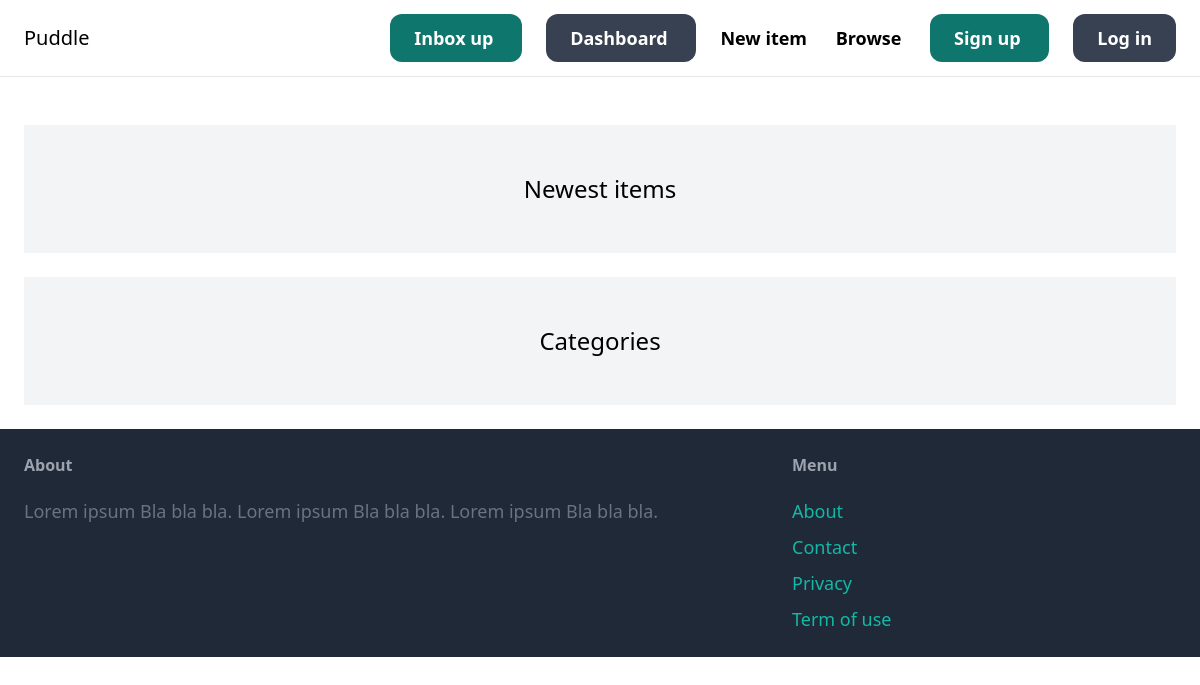
The app's page /, older data.
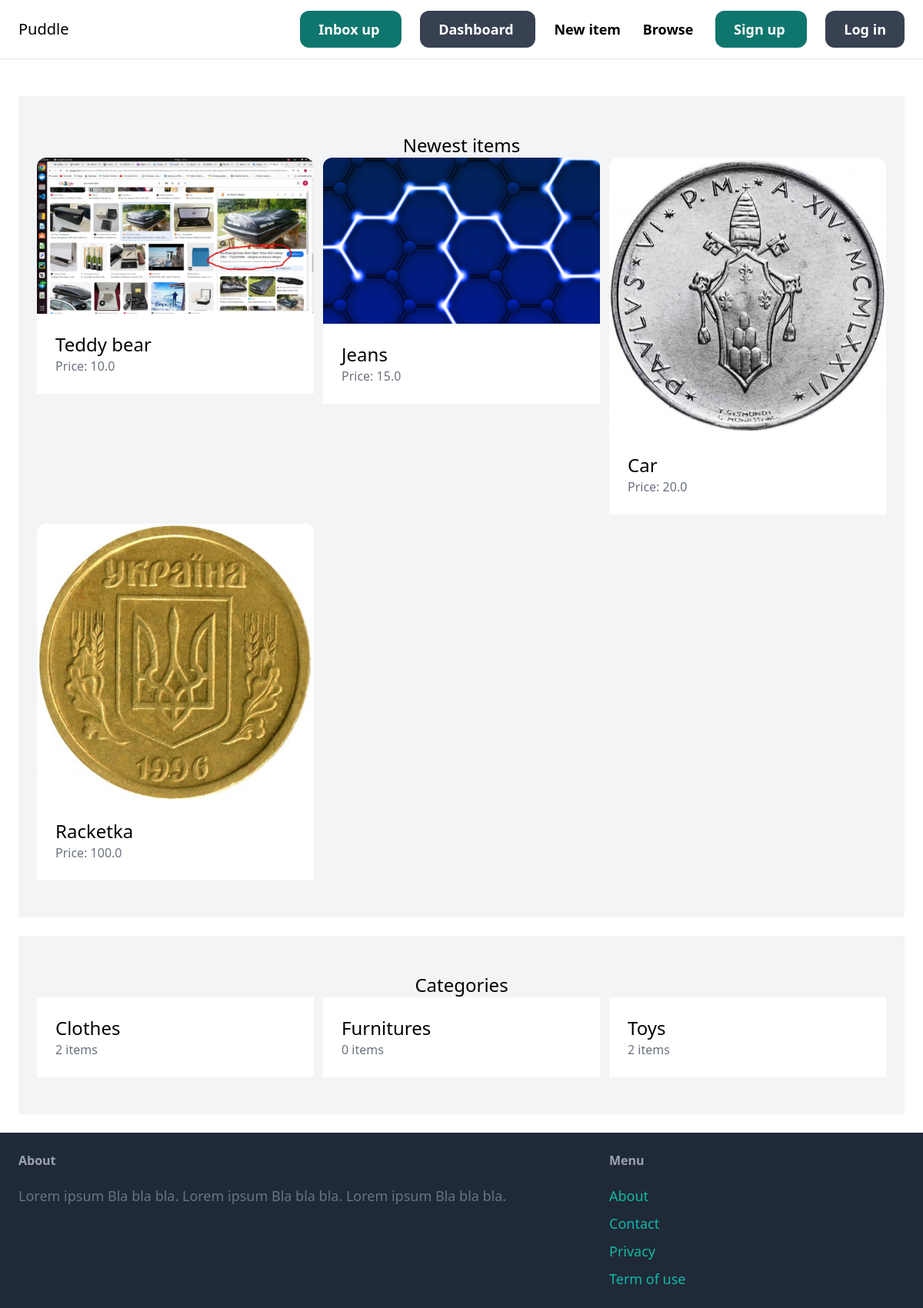
The same page, newer data.
### item/models.py (models this page shows, shortened)
class Item(models.Model):
    category = models.ForeignKey(Category, related_name='items', on_delete=models.CASCADE)
    name = models.CharField(max_length=255)
    description = models.TextField(blank=True, null=True)
    price = models.FloatField()
    image = models.ImageField(upload_to='item_images', blank=True, null=True)
    is_sold = models.BooleanField(default=False)
    created_by = models.ForeignKey(User, related_name='items', on_delete=models.CASCADE)
    created_at = models.DateTimeField(auto_now_add=True)

class Category(models.Model):
    name = models.CharField(max_length=255)
    class Meta:
        ordering = ('name',)
        verbose_name_plural = 'Categories'

### core/views.py (the view)
# urls.py: path('', views.index, name='index'),
def index(request):
    items = Item.objects.filter(is_sold=False)[:6]
    categories = Category.objects.all()
    return render(request, 'core/index.html', {
        'categories': categories,
        'items': items,
    })

### core/templates/core/index.html (shortened to what this page needs)
{% extends 'core/base.html' %}
{% block content %}
<div class="mt-6 px-6 py-12 bg-gray-100 rounder-xl">
    <h2 class="mb12 text-2xl text-center"> Newest items</h2>
    <div class="grid grid-cols-3 gap-3 ">
        {% for item in items %}
        <div>
            <a href="{% url 'item:detail' item.id %}">
                <div>
                    <img src="{{ item.image.url }}" class="rounded-t-xl" alt="">
                </div>
                <div class="p-6 bg-white rounder-b-xl">
                    <h2 class="text-2xl"> {{ item.name }} </h2>
                    <p class="text-gray-500"> Price: {{ item.price }}</p>
                </div>
            </a>
        </div>
        {% endfor %}
    </div>
</div>
<div class="mt-6 px-6 py-12 bg-gray-100 rounder-xl">
    <h2 class="mb12 text-2xl text-center"> Categories</h2>
    <div class="grid grid-cols-3 gap-3">
        {% for category in categories %}
        <div>
            <a href="#">
                <div class="p-6 bg-white rounder-b-xl">
                    <h2 class="text-2xl"> {{ category.name }} </h2>
                    <p class="text-gray-500"> {{ category.items.count}} items </p>
                </div>
            </a>
        </div>
        {% endfor %}
    </div>
</div>
{% endblock %}

### core/templates/core/base.html (shortened to what this page needs)
<!DOCTYPE html>
<html lang="en">
<head>
    <script src="https://cdn.tailwindcss.com"></script>
</head>
<body>
<nav class="px-6 py-6 flex justify-between items-center border-b border-gray-200">
    <a href="/" class="text-xl fond-semibold">
        Puddle
    </a>
    <div class="space-x-6">
        <a href="#" class="px-6 py-3 text-lg font-semibold bg-teal-500 text-white rounded-xl hover: bg-teal-700"> Inbox
            up </a>
        <a href="{% url 'dashboard:index' %}" class="px-6 py-3 text-lg font-semibold bg-gray-500 text-white rounded-xl hover: bg-gray-700"> Dashboard </a>
        <a href="{% url 'item:new' %}" class="text-lg font-semibold hover:text-gray-500"> New item </a>
        <a href="{% url 'item:items' %}" class="text-lg font-semibold hover:text-gray-500"> Browse </a>
        {% if request.user.is_authenticated %}
        {% else %}
        <a href="{% url 'core:signup' %}" class="px-6 py-3 text-lg font-semibold bg-teal-500 text-white rounded-xl hover: bg-teal-700"> Sign
            up </a>
        <a href="{% url 'core:login' %}" class="px-6 py-3 text-lg font-semibold bg-gray-500 text-white rounded-xl hover: bg-gray-700"> Log in </a>
        {% endif %}
    </div>
</nav>
<div class="px-6 py-6">
    {% block content %}
    {% endblock %}
</div>
<footer class="px-6 py-6 flex justify-between bg-gray-800">
    <div class="w-2/3 pr-10">
        <h3 class="mb-5 font-semibold text-gray-400"> About </h3>
        <p class="text-lg text-gray-500">Lorem ipsum Bla bla bla. Lorem ipsum Bla bla bla. Lorem ipsum Bla bla bla. </p>
    </div>
    <div class="w-1/3">
        <h3 class="mb-5 font-semibold text-gray-400"> Menu </h3>
        <ul class="space-y-2">
            <li><a href="#" class="text-lg text-teal-500 hover:text-teal-700"> About </a></li>
            <li><a href="{% url 'core:contact' %}" class="text-lg text-teal-500 hover:text-teal-700"> Contact </a></li>
            <li><a href="#" class="text-lg text-teal-500 hover:text-teal-700"> Privacy </a></li>
            <li><a href="#" class="text-lg text-teal-500 hover:text-teal-700"> Term of use </a></li>
        </ul>
    </div>
</footer>
</body>
</html>

Row changes from the older to the newer data that the page shows:
added Item: image (picture), name "Teddy bear", price "10.0"
added Item: image (picture), name "Jeans", price "15.0"
added Item: image (picture), name "Car", price "20.0"
added Item: image (picture), name "Racketka", price "100.0"
added Category: name "Clothes", items.count "2"
added Category: name "Furnitures", items.count "0"
added Category: name "Toys", items.count "2"
